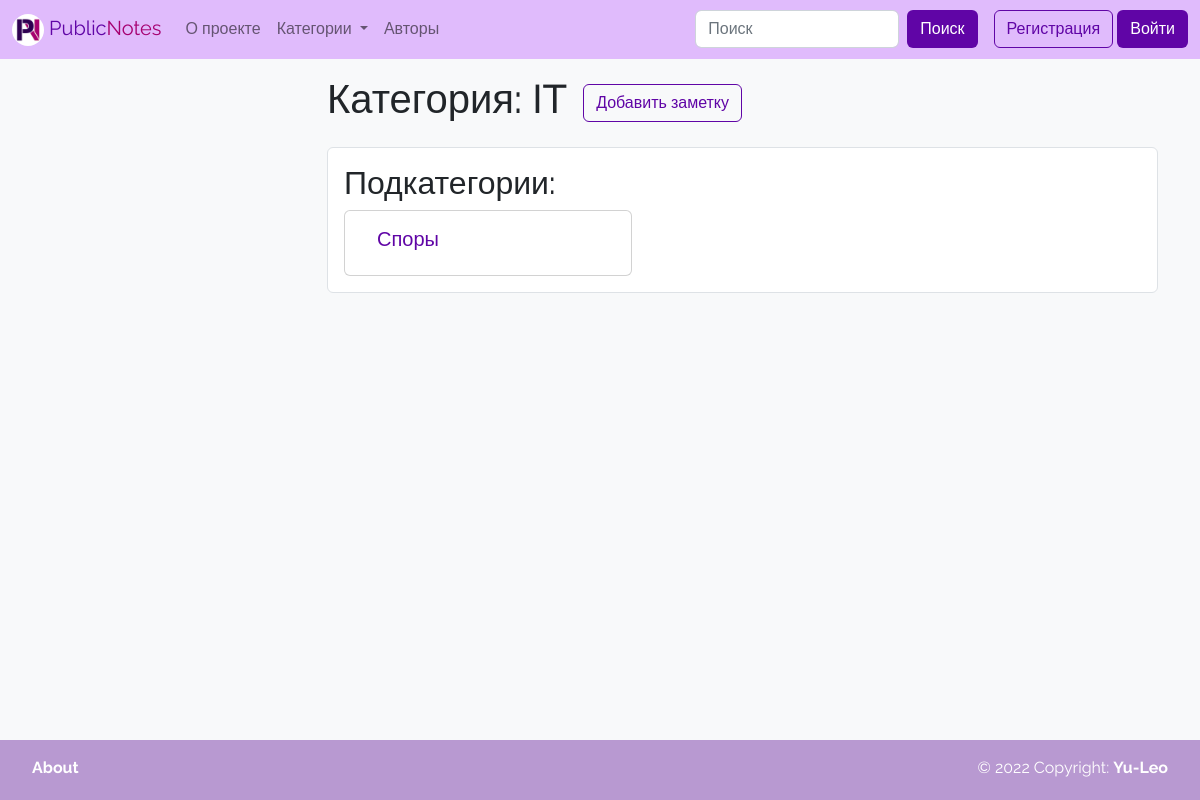
/category/1/, run on an earlier commit of the app's database.
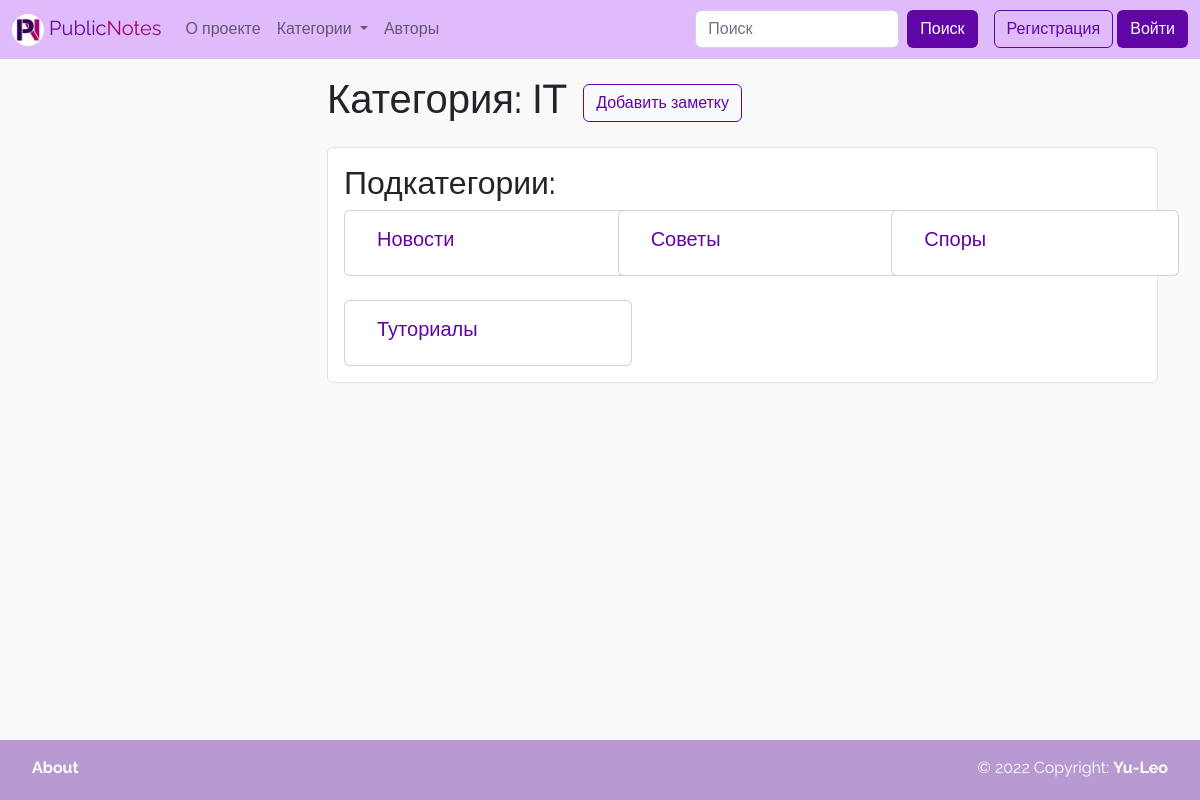
And on a later commit of the database.
### wall/models.py (models this page shows)
class Category(MPTTModel):
    parent = TreeForeignKey('self', on_delete=models.CASCADE, null=True, blank=True, related_name='children')
    title = models.CharField(max_length=150, verbose_name='Название', unique=True)
    preview = models.ImageField(upload_to='photos/%Y/%m/%d/', verbose_name='Превью', blank=True)
    def get_absolute_url(self):
        return reverse('category', kwargs={"pk": self.pk})
    def __str__(self):
        return self.title
    class MPTTMeta:
        order_insertion_by = ['title']
    class Meta:
        verbose_name = 'Категория'
        verbose_name_plural = 'Категории'
        ordering = ['title']

### wall/views.py (the view)
# urls.py: path('category/<int:pk>/', ViewCategory.as_view(), name='category'),
class ViewCategory(ListView):
    model = Category
    template_name = 'wall/category.html'
    allow_empty = True
    paginate_by = 5
    def get_breadcrumb_list(self, category):
        breadcrumb_list = []
        while category:
            breadcrumb_list.append(category)
            category = category.parent
        return list(reversed(breadcrumb_list))[:-1]
    def get_context_data(self, *, object_list=None, **kwargs):
        context = super(ViewCategory, self).get_context_data(**kwargs)
        try:
            category = Category.objects.get(pk=self.kwargs['pk'])
            context['category'] = category
            context['categories_tree'] = self.get_breadcrumb_list(category)
            context['children'] = category.get_children()
            return context
        except Category.DoesNotExist:
            raise Http404()
    def get_queryset(self):
        try:
            return Note.objects.filter(category_id=self.kwargs['pk']).select_related('category', 'author')
        except Category.DoesNotExist:
            raise Http404()

### wall/templatetags/wall_tags.py (called while the page is built)
@register.simple_tag
def get_categories():
    return Category.objects.all()

### wall/templates/wall/category.html (shortened to what this page needs)
{% extends 'base.html' %}
{% block content_title %}
<div class="mb-3">
    <div class="hstack gap-3">
        <div>
            <h1>Категория: {{ category.title }}</h1>
        </div>
        <div>
            <a href="{% url 'add_note' %}?category={{ category.pk }}" class="btn btn-outline-purple">Добавить
                заметку</a>
        </div>
    </div>
</div>
{% endblock %}
{% block content %}
{% if children %}
<div class="border border-purple border-1 rounded p-3 bg-white mb-3">
    <h2>Подкатегории:</h2>
    <div class="row row-cols-1 row-cols-md-3 g-4">
        {% for item in children %}
        <div class="col">
            <div class="card" style="width: 18rem;">
                <div class="card-body">
                    <div class="hstack gap-3">
                        <div>
                            <h5><a href="{{ item.get_absolute_url }}"
                                   class="text-decoration-none text-purple stretched-link">{{ item.title }}</a></h5>
                        </div>
                    </div>
                </div>
            </div>
        </div>
        {% endfor %}
    </div>
</div>
{% endif %}
{% endblock %}

What changed in the data, as far as the page shows it:
added Category: title "Новости"
added Category: title "Советы"
added Category: title "Туториалы"
